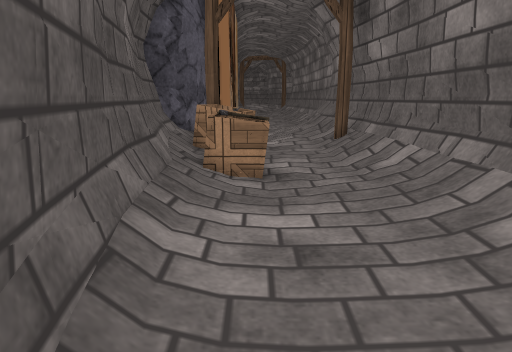
View 1 (above)

12 first-person views from a walk through a Unity game level. The camera is 1.2 m above the floor, tilts 12° down and sees 70° across. The floor is counted in squares, 0.58 m on a side. Each view is taken from the middle of a square. On the plan, view 1 faces up. The plan holds only what a view shows up to about 19 squares ahead; the rest is blank. The place goes on beyond the plan. The player is left out. Some surface patterns are stand-ins.

View 2
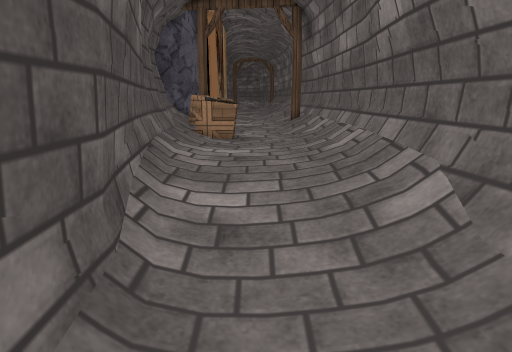

View 3
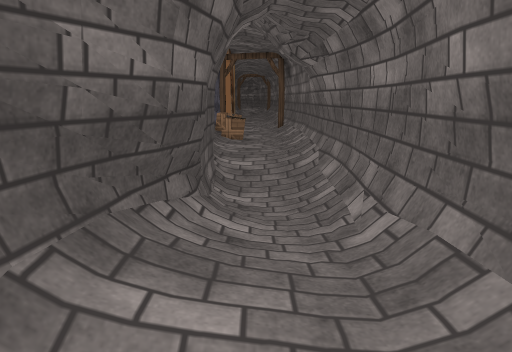

View 4
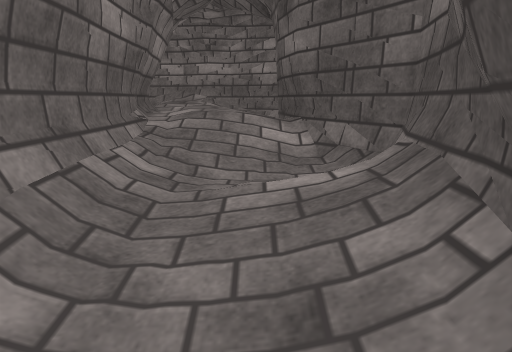

View 5
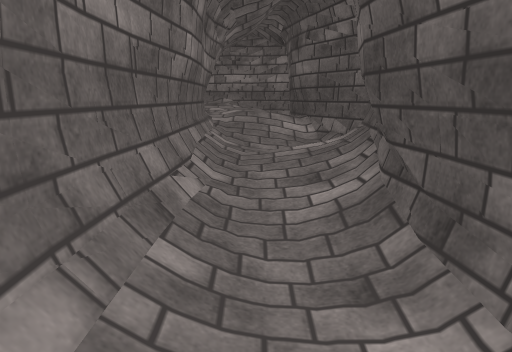

View 6
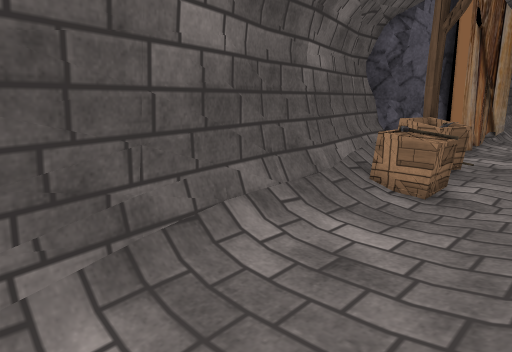

View 7
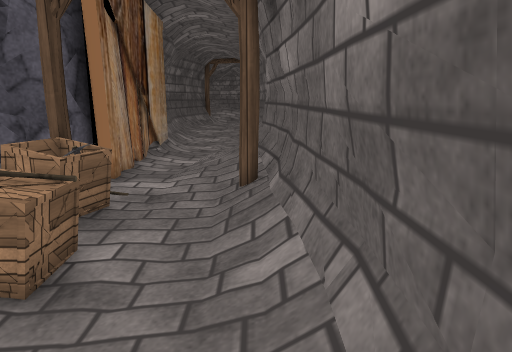

View 8
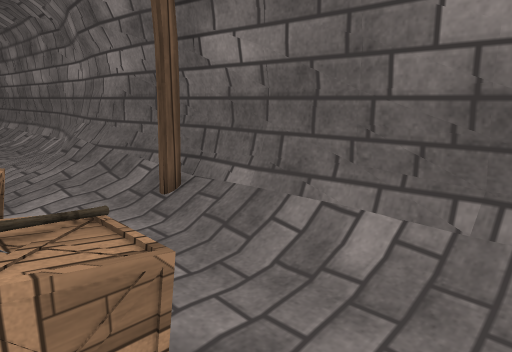

View 9
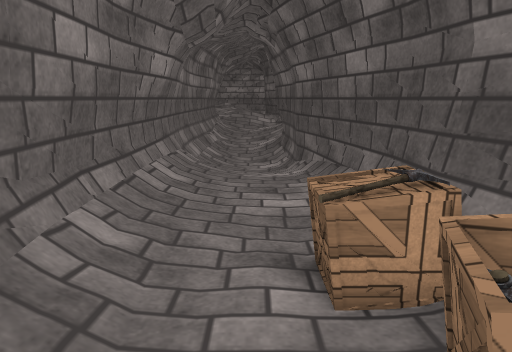

View 10
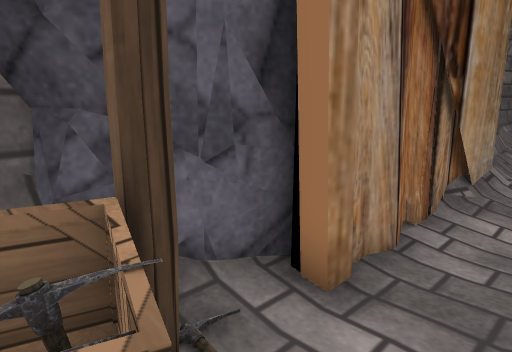

View 11
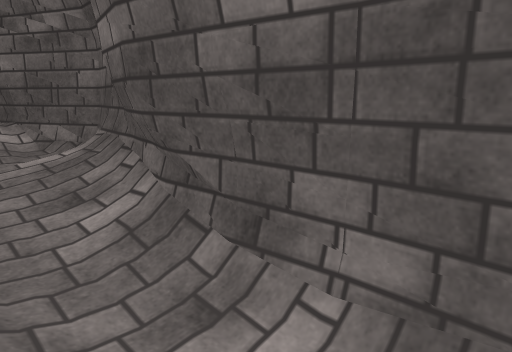

View 12
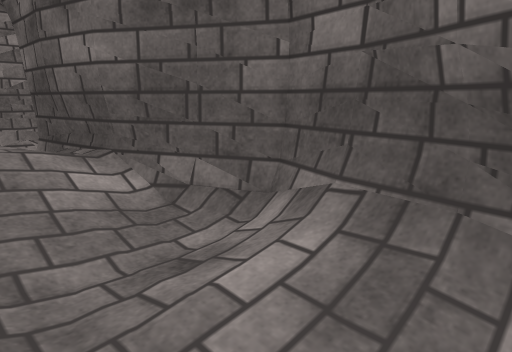

### Floor plan
Key: @ floor where view 1 was taken; # wall or solid block; . main floor; : floor 0.25 m higher than the main floor; - floor 0.25 m lower than the main floor; + floor 0.5 m higher than the main floor; _ floor 0.5 m lower than the main floor; * floor 0.75 m higher than the main floor; / step, stairs or slope; = window, fence, low wall or low ledge; R rock; C crate; P pickaxe.
Columns run from 4 left of view 1 to 4 right of it. Each row starts with its distance up from view 1.
 18 R  #../#
 17 R  #../#
 16    #../#
 15  R #../#
 14  RR#..:#
 13  RR....#
 12  R#CC..#
 11  #CPP..##
 10  #:C.../#
  9  #=PP../#
  8  ##CC../#
  7   #/....#
  6   #/...:#
  5   #..../#
  4   #/.../#
  3   ##.../#
  2    #.../#
  1    #---/#
  0    #@--/#
 -1    #-_-/#
 -2    #___/#
 -3    #___/#
 -4    ##__/#
 -5    ##__/#
 -6     #---#
 -7     #--/#
 -8    ##--/#
 -9    ##.-/#
-10    #:../#
-11   ##:../#
-12   #//../#
-13   #/.../#
-14   ##..//#
-15    #////#
-16    ##///#
-17     #+*##

Positions as (right, up) in squares from view 1, and headings:
1: (0, 0), facing up
2: (1, -5), facing up
3: (1, -15), facing up
4: (1, -6), facing down
5: (2, 0), facing down
6: (3, 0), facing up-left
7: (3, 4), facing up
8: (-1, 6), facing up-right
9: (1, 13), facing down
10: (1, 11), facing up-left
11: (3, -1), facing down-left
12: (3, -9), facing down-left
